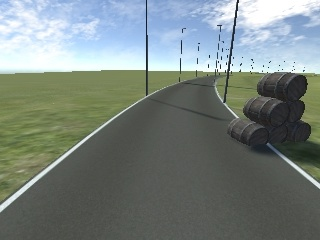
#> input picture darkflow-master/train/Img/3.png, 320 x 240 px, found by its file name
$ python Thread_color.py   (older library calls are emulated)
#> lines starting #> are read from the running program, lines starting #| are printed output that depends on the picture; after the words box and inside, x2 and y2 are one past the last pixel; in counts of white or black regions, pixels touching at a corner belong together
### phuong/python/roi_lane.py
import cv2
import numpy as np
# top right, bot righ, bot left, top left
def perspective_transform(img):
    imshape = img.shape
    #print (imshape)

    src = np.float32(
        [[0, 210],   #botton left
        [320, 210],  #botton right
        [122, 107],  #top left
        [200, 107]]) #top right
    dst = np.float32(
        [[100, 240],
        [220, 240],
        [100, 0],
        [220, 0]])
    #print ('dst : %s'%(dst))
    M = cv2.getPerspectiveTransform(src, dst)
    #Minv = cv2.getPerspectiveTransform(dst, src)
    img_size = (imshape[1], imshape[0])
    perspective_img = cv2.warpPerspective(img, M, img_size, flags = cv2.INTER_LINEAR)
    return perspective_img
# [30 lines left out: functions region_of_interest, main, not called in this run]
#main()

### phuong/python/sliding_windown.py
import cv2
import numpy as np
import matplotlib.pyplot as plt
import math
from global_lane import *
# [5 lines of commented-out code are left out]
def sliding_window(binary_warped):
    histogram = np.sum(binary_warped[int(binary_warped.shape[0]*0.5):,:], axis=0)
    # [4 lines of commented-out code are left out]
    midpoint = np.int(histogram.shape[0]/2)
    #print midpoint
    #print histogram.shape
    leftx_base = np.argmax(histogram[:midpoint])
    rightx_base = np.argmax(histogram[midpoint:]) + midpoint
    # [4 lines of commented-out code are left out]
    nwindows = 9
    # Set height of windows
    window_height = np.int(binary_warped.shape[0]/nwindows)
    # Identify the x and y positions of all nonzero pixels in the image
    nonzero = binary_warped.nonzero()
    nonzeroy = np.array(nonzero[0])
    nonzerox = np.array(nonzero[1])
    # Current positions to be updated for each window
    leftx_current = leftx_base
    rightx_current = rightx_base
    #print ('left: %d', leftx_current)
    #print ('right %d', rightx_current)

    # Set the width of the windows +/- margin
    margin = 30
    # Set minimum number of pixels found to recenter window
    minpix = 30
    # Create empty lists to receive left and right lane pixel indices
    left_lane_inds = []
    right_lane_inds = []
    # Step through the windows one by one
    for window in range(nwindows):
        # Identify window boundaries in x and y (and right and left)
        win_y_low = binary_warped.shape[0] - (window+1)*window_height
        win_y_high = binary_warped.shape[0] - window*window_height
        win_xleft_low = leftx_current - margin
        win_xleft_high = leftx_current + margin
        win_xright_low = rightx_current - margin
        win_xright_high = rightx_current + margin
        # [6 lines of commented-out code are left out]
        good_left_inds = ((nonzeroy >= win_y_low) & (nonzeroy < win_y_high) & (nonzerox >= win_xleft_low) & (nonzerox < win_xleft_high)).nonzero()[0]
        good_right_inds = ((nonzeroy >= win_y_low) & (nonzeroy < win_y_high) & (nonzerox >= win_xright_low) & (nonzerox < win_xright_high)).nonzero()[0]
        #Append these indices to the lists
        left_lane_inds.append(good_left_inds)
        right_lane_inds.append(good_right_inds)
        # If you found > minpix pixels, recenter next window on their mean position
        # cal adventage lane x
        if len(good_left_inds) > minpix:
            leftx_current = np.int(np.mean(nonzerox[good_left_inds]))
            #print leftx_current
        if len(good_right_inds) > minpix:
            rightx_current = np.int(np.mean(nonzerox[good_right_inds]))
    # Concatenate the arrays of indices
    # noi cac mang lai voi nhau
    #print len(left_lane_inds)
    left_lane_inds = np.concatenate(left_lane_inds)
    right_lane_inds = np.concatenate(right_lane_inds)
    #print len(left_lane_inds)
    # Extract left and right line pixel positions
    leftx = nonzerox[left_lane_inds]
    lefty = nonzeroy[left_lane_inds]
    rightx = nonzerox[right_lane_inds]
    righty = nonzeroy[right_lane_inds]
    if (leftx.size < 20  ):
        left_lane.detected = False
        #print ("Left lane deteceted - False")
    else:
        left_lane.detected = True
        #print ("Left lane detected - true")
    if (rightx.size < 20  ):
        right_lane.detected = False
        #print ("Right lane detected False")
    else:
        right_lane.detected = True
        #print ("Right lane detected True")
    if left_lane.detected == True:
        left_fit = np.polyfit(lefty, leftx, 2)
        left_lane.best_fit = np.vstack([left_lane.best_fit,left_fit])
        left_lane.best_fit[0] = left_fit
        left_lane.best_fit = np.average(left_lane.best_fit[-left_lane.smoothen_nframes:], axis = 0)
    else:
        left_fit = left_lane.best_fit
    if right_lane.detected == True:
        # Fit a second order polynomial to each
        right_fit = np.polyfit(righty, rightx, 2)
        right_lane.best_fit = np.vstack([right_lane.best_fit,right_fit])
        right_lane.best_fit[0] = right_fit
        right_lane.best_fit = np.average(right_lane.best_fit[-right_lane.smoothen_nframes:], axis = 0)

    else:
        right_fit = right_lane.best_fit


    # [4 lines of commented-out code are left out]
    temp= 10;
    xleft = left_fit[0]*temp**2 + left_fit[1]*temp + left_fit[2]
    xright = right_fit[0]*temp**2 + right_fit[1]*temp + right_fit[2]

    if left_lane.detected == True & right_lane.detected == True:
        xcenter=(xleft+xright)/2
        angle= Angle(xcenter,temp)
    elif left_lane.detected == True:
        xcenter=xleft+30
        angle= Angle(xcenter,temp)
    else:
        xcenter=xright-30
        angle= Angle(xcenter,temp)
    #print ("lane center %d", (xcenter))
    #print ("lane left %d",( xleft))
    #print ("lane right %d" ,(xright))
    left_lane.detected == False
    right_lane.detected == False
    cv2.imshow('sliding',binary_warped)
    return left_fit,right_fit,left_lane_inds, right_lane_inds,angle
# [49 lines left out: function poly_fit, not called in this run]
def Angle(xcenter,y):

    Point_Center.x=xcenter
    Point_Center.y=y
    Point_xe.x=160
    Point_xe.y=239
    if (Point_Center.x == Point_xe.x):
        return 0
    if (Point_xe.y == Point_Center.y) :
        if(Point_Center.x < Point_xe.x):
            return -70
        else:
            return 70
    pi = math.acos(-1.0)
    dx = Point_Center.x - Point_xe.x;
    if abs(dx) < 10:
        return 0;
    dy = Point_xe.y - Point_Center.y;
    if (dx < 0):
        return -(math.atan(-dx / dy)) * (180 / pi);
    return math.atan(dx / dy) * (180 / pi);

# [8 lines of commented-out code are left out]

### phuong/python/global_lane.py
import numpy as np
global left_lane
global right_lane
global Point_Center
global Point_xe
# Define a class to receive the characteristics of each line detection
class Line():
    def __init__(self):
        # was the line detected in the last iteration?
        self.detected = False
         # x values of the last n fits of the line
        self.recent_xfitted = []
        #average x values of the fitted line over the last n iterations
        self.bestx = np.zeros(480)
         #polynomial coefficients averaged over the last n iterations
        self.best_fit = np.zeros(3)
        #polynomial coefficients for the most recent fit
        self.current_fit = [np.array([False])]
        #radius of curvature of the line in some units
        self.radius_of_curvature = np.zeros(1)
        #distance in meters of vehicle center from the line
        self.line_base_pos = np.zeros(1)
        #difference in fit coefficients between last and new fits
        self.diffs = np.array([0,0,0], dtype='float')
        #x values for detected line pixels
        self.allx = None
        #y values for detected line pixels
        self.ally = None
        #smoothen the n frames
        self.smoothen_nframes = 10
        #first frame
        self.first_frame = True
class Point:
    """ Point class represents and manipulates x,y coords. """
    def __init__(self, x=0, y=0):
        """ Create a new point at x, y """
        self.x = x
        self.y = y
left_lane = Line()
right_lane = Line()
Point_Center= Point()
Point_xe= Point()

### phuong/python/Thread_color.py
import cv2
import numpy as np
import time
from sliding_windown import *
from roi_lane import *
import time
t= time.time()
#print (img.shape)
img = cv2.imread ("3.png")
#> img is the input picture: shape (240, 320, 3); mean B, G, R 127.4, 131, 120.7
img = cv2.blur(img,(4,4))
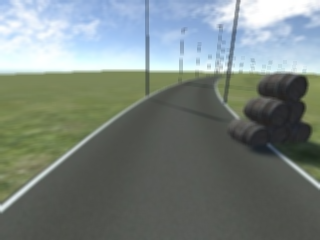
#> img: shape (240, 320, 3); mean B, G, R 127.9, 131.4, 121
img_HSV = cv2.cvtColor(img,cv2.COLOR_RGB2HSV)
#> img_HSV: shape (240, 320, 3); mean H, S, V 56.1, 39.7, 138.5
low_threshold= (0,0,171)
high_threshold= (180,20,255)
frame_threshold = cv2.inRange(img_HSV,low_threshold,high_threshold)
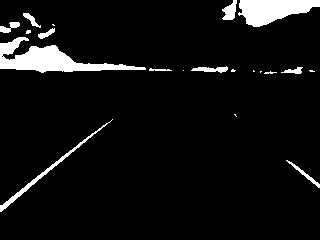
#> frame_threshold: shape (240, 320); 6.4% white; 20 white regions (8 under 20 px), largest, box (x1, y1, x2, y2) and area: (0, 37, 146, 73) 2044, (238, 0, 320, 27) 1426, (0, 119, 113, 212) 473
#cv2.namedWindow('frame_threshold', cv2.WINDOW_NORMAL)
cv2.imshow('source',img)
cv2.imshow('lay nguong',frame_threshold)
# [5 lines of commented-out code are left out]
img_transform = perspective_transform(frame_threshold)
#> in perspective_transform, `perspective_img = cv2.warpPerspective(img, M, img_size, flags = cv2.IN..`:
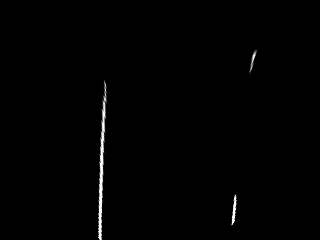
#> perspective_img: shape (240, 320); min 0, max 255, mean 1.8
#cv2.imshow('img_roi', img_roi)
#img_cut = img_transform[int(imshape[0]*0.5):imshape[0],0:imshape[1]]
ret,img_binary = cv2.threshold(img_transform,100,255,cv2.THRESH_BINARY)
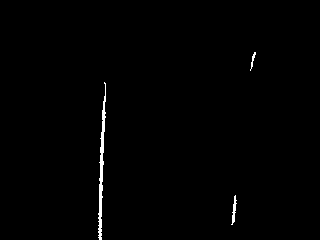
#> img_binary: shape (240, 320); 0.75% white; 3 white regions, box (x1, y1, x2, y2) and area: (98, 82, 106, 240) 463, (231, 195, 237, 225) 76, (250, 52, 256, 71) 36
#cv2.imwrite('a.png',img_cut)
cv2.imshow('cut',img_transform)
#cv2.imshow('transform',img_transform)
left_fit,right_fit,left_lane_inds, right_lane_inds = sliding_window(img_binary)
#> in sliding_window, `histogram = np.sum(binary_warped[int(binary_warped.shape[0]*0.5):,:], ..`: histogram = 320 values, max 26265 at index 101, min 0 at index 0, mean 367.4
#> in sliding_window, `leftx_base = np.argmax(histogram[:midpoint])`: leftx_base = 101
#> in sliding_window, `rightx_base = np.argmax(histogram[midpoint:]) + midpoint`: rightx_base = 234
#> in sliding_window, `nonzero = binary_warped.nonzero()`: nonzero = 575 positions, rows 52 to 239, columns 98 to 255
#> in sliding_window, `nonzeroy = np.array(nonzero[0])`: nonzeroy = 575 values from 52 to 239
#> in sliding_window, `nonzerox = np.array(nonzero[1])`: nonzerox = 575 values, max 255 at index 1, min 98 at index 457, mean 128.3
#> in sliding_window, `leftx_current = leftx_base`: leftx_current = 101
#> in sliding_window, `rightx_current = rightx_base`: rightx_current = 234
#> the loop in sliding_window, `for window in range(nwindows):` made 9 passes
#> (win_xleft_low, win_xleft_high, leftx_current, rightx_current) on pass 2: (69, 129, 100, 234)
#> (win_xleft_low, win_xleft_high, leftx_current) on passes 1, 3, 4, 5, 6: (71, 131, 99), (70, 130, 100), (70, 130, 101), (71, 131, 102), (72, 132, 104)
#> after the loop in sliding_window, `for window in range(nwindows):`: left_lane_inds = 9 items
#> in sliding_window, `left_lane_inds = np.concatenate(left_lane_inds)`: left_lane_inds = 463 values, max 574 at index 83, min 36 at index 460, mean 282.3
#> in sliding_window, `right_lane_inds = np.concatenate(right_lane_inds)`: right_lane_inds = 112 values, max 525 at index 27, min 0 at index 97, mean 306.3
#> in sliding_window, `leftx = nonzerox[left_lane_inds]`: leftx = 463 values, max 105 at index 347, min 98 at index 0, mean 101.3
#> in sliding_window, `lefty = nonzeroy[left_lane_inds]`: lefty = 463 values, max 239 at index 81, min 82 at index 460, mean 167.4
#> in sliding_window, `rightx = nonzerox[right_lane_inds]`: rightx = 112 values, max 255 at index 98, min 231 at index 26, mean 239.7
#> in sliding_window, `righty = nonzeroy[right_lane_inds]`: righty = 112 values, max 224 at index 26, min 52 at index 97, mean 161.6
#> in sliding_window, `left_fit = np.polyfit(lefty, leftx, 2)`: left_fit = [0.000193, -0.0979, 112]
#> in sliding_window, `left_lane.best_fit = np.vstack([left_lane.best_fit,left_fit])`: left_lane.best_fit = [[0, 0, 0], [0.000193, -0.0979, 112]]
#> in sliding_window, `left_lane.best_fit = np.average(left_lane.best_fit[-left_lane.smoothen..`: left_lane.best_fit = [0.000193, -0.0979, 112]
#> in sliding_window, `right_fit = np.polyfit(righty, rightx, 2)`: right_fit = [0.000296, -0.205, 263.7]
#> in sliding_window, `right_lane.best_fit = np.vstack([right_lane.best_fit,right_fit])`: right_lane.best_fit = [[0, 0, 0], [0.000296, -0.205, 263.7]]
#> in sliding_window, `right_lane.best_fit = np.average(right_lane.best_fit[-right_lane.smoot..`: right_lane.best_fit = [0.000296, -0.205, 263.7]
#> in sliding_window, `xleft = left_fit[0]*temp**2 + left_fit[1]*temp + left_fit[2]`: xleft = 111
#> in sliding_window, `xright = right_fit[0]*temp**2 + right_fit[1]*temp + right_fit[2]`: xright = 261.7
#> in sliding_window, `xcenter=(xleft+xright)/2`: xcenter = 186.3
#> in sliding_window, `angle= Angle(xcenter,temp)`: angle = 6.56
#> (the run stopped early here; a loop or call above may not have finished)

$ run again, with darkflow-master/train/Img/1.png copied over darkflow-master/train/Img/3.png
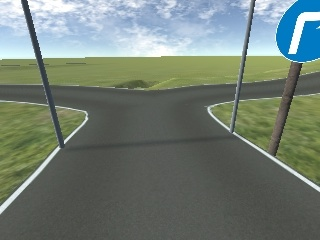
#> input picture darkflow-master/train/Img/1.png, 320 x 240 px, found by its file name
#> img is the input picture: shape (240, 320, 3); mean B, G, R 116.8, 125.6, 113.7
#> img_HSV: shape (240, 320, 3); mean H, S, V 61, 46, 131.6
#> `frame_threshold = cv2.inRange(img_HSV,low_threshold,high_threshold)`:
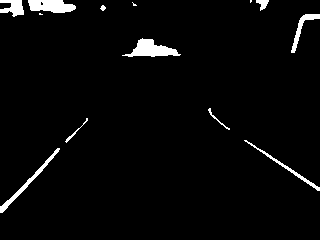
#> frame_threshold: shape (240, 320); 3.1% white; 13 white regions (3 under 20 px), largest, box (x1, y1, x2, y2) and area: (122, 38, 181, 57) 558, (28, 0, 76, 13) 480, (0, 148, 60, 213) 352
#> `ret,img_binary = cv2.threshold(img_transform,100,255,cv2.THRESH_BINARY)`:
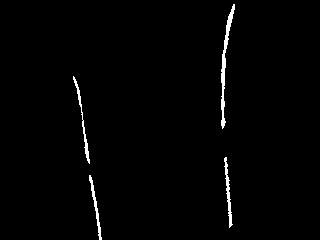
#> img_binary: shape (240, 320); 1.3% white; 4 white regions, box (x1, y1, x2, y2) and area: (221, 4, 235, 129) 422, (224, 157, 233, 228) 208, (73, 76, 90, 164) 201, (89, 175, 102, 240) 182
#> histogram = 320 values, max 10455 at index 229, min 0 at index 0, mean 423.1
#> leftx_base = 98
#> rightx_base = 229
#> nonzero = 1013 positions, rows 4 to 239, columns 73 to 234
#> nonzeroy = 1013 values from 4 to 239
#> nonzerox = 1013 values, max 234 at index 1, min 73 at index 264, mean 173.9
#> in sliding_window, `leftx_current = leftx_base`: leftx_current = 98
#> in sliding_window, `rightx_current = rightx_base`: rightx_current = 229
#> the loop in sliding_window, `for window in range(nwindows):` made 9 passes
#> (win_xleft_low, win_xleft_high, win_xright_low, win_xright_high, leftx_current, rightx_current) on passes 1, 2, 3, 5, 6: (68, 128, 199, 259, 98, 229), (68, 128, 199, 259, 94, 228), (64, 124, 198, 258, 90, 226), (56, 116, 196, 256, 82, 222), (52, 112, 192, 252, 78, 222)
#> after the loop in sliding_window, `for window in range(nwindows):`: left_lane_inds = 9 items
#> in sliding_window, `left_lane_inds = np.concatenate(left_lane_inds)`: left_lane_inds = 383 values, max 1012 at index 71, min 264 at index 365, mean 656.4
#> in sliding_window, `right_lane_inds = np.concatenate(right_lane_inds)`: right_lane_inds = 626 values, max 978 at index 40, min 4 at index 520, mean 417.2
#> leftx = 383 values, max 101 at index 65, min 73 at index 365, mean 88.36
#> lefty = 383 values, max 239 at index 69, min 76 at index 365, mean 161.9
#> rightx = 626 values, max 234 at index 522, min 221 at index 230, mean 225.9
#> righty = 626 values, max 227 at index 40, min 6 at index 520, mean 106.1
#> left_fit = [-1.15e-06, 0.155, 63.32]
#> in sliding_window, `left_lane.best_fit = np.vstack([left_lane.best_fit,left_fit])`: left_lane.best_fit = [[0, 0, 0], [-1.15e-06, 0.155, 63.32]]
#> in sliding_window, `left_lane.best_fit = np.average(left_lane.best_fit[-left_lane.smoothen..`: left_lane.best_fit = [-1.15e-06, 0.155, 63.32]
#> right_fit = [0.000779, -0.175, 232]
#> in sliding_window, `right_lane.best_fit = np.vstack([right_lane.best_fit,right_fit])`: right_lane.best_fit = [[0, 0, 0], [0.000779, -0.175, 232]]
#> in sliding_window, `right_lane.best_fit = np.average(right_lane.best_fit[-right_lane.smoot..`: right_lane.best_fit = [0.000779, -0.175, 232]
#> xleft = 64.87
#> xright = 230.4
#> xcenter = 147.6
#> angle = -3.09

$ run again, with darkflow-master/train/Img/10.png copied over darkflow-master/train/Img/3.png
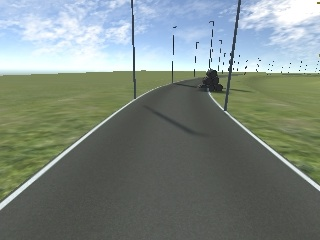
#> input picture darkflow-master/train/Img/10.png, 320 x 240 px, found by its file name
#> img is the input picture: shape (240, 320, 3); mean B, G, R 130, 136.1, 124.8
#> img_HSV: shape (240, 320, 3); mean H, S, V 58, 43.7, 143.6
#> `frame_threshold = cv2.inRange(img_HSV,low_threshold,high_threshold)`:
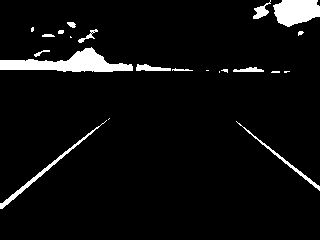
#> frame_threshold: shape (240, 320); 5.2% white; 22 white regions (8 under 20 px), largest, box (x1, y1, x2, y2) and area: (0, 47, 133, 72) 1587, (273, 0, 320, 27) 966, (0, 120, 107, 209) 443
#> `ret,img_binary = cv2.threshold(img_transform,100,255,cv2.THRESH_BINARY)`:
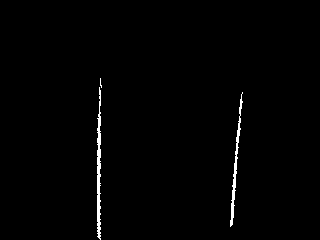
#> img_binary: shape (240, 320); 1% white; 3 white regions (1 under 20 px), largest, box (x1, y1, x2, y2) and area: (97, 87, 101, 240) 443, (230, 92, 243, 227) 338
#> histogram = 320 values, max 30345 at index 99, min 0 at index 0, mean 537.1
#> leftx_base = 99
#> rightx_base = 233
#> nonzero = 792 positions, rows 78 to 239, columns 97 to 242
#> nonzeroy = 792 values from 78 to 239
#> nonzerox = 792 values, max 242 at index 20, min 97 at index 107, mean 157
#> in sliding_window, `leftx_current = leftx_base`: leftx_current = 99
#> in sliding_window, `rightx_current = rightx_base`: rightx_current = 233
#> the loop in sliding_window, `for window in range(nwindows):` made 9 passes
#> (win_xleft_low, win_xleft_high, win_xright_low, win_xright_high, leftx_current, rightx_current) on passes 1 to 6: (69, 129, 203, 263, 98, 231), (68, 128, 201, 261, 98, 232), (68, 128, 202, 262, 98, 234), (68, 128, 204, 264, 98, 236), (68, 128, 206, 266, 98, 238), (68, 128, 208, 268, 99, 240)
#> after the loop in sliding_window, `for window in range(nwindows):`: left_lane_inds = 9 items
#> in sliding_window, `left_lane_inds = np.concatenate(left_lane_inds)`: left_lane_inds = 454 values, max 791 at index 79, min 0 at index 448, mean 402.2
#> in sliding_window, `right_lane_inds = np.concatenate(right_lane_inds)`: right_lane_inds = 338 values, max 753 at index 33, min 20 at index 305, mean 386.5
#> leftx = 454 values, max 101 at index 409, min 97 at index 0, mean 98.56
#> lefty = 454 values, max 239 at index 79, min 78 at index 448, mean 167.4
#> rightx = 338 values, max 242 at index 305, min 230 at index 16, mean 235.4
#> righty = 338 values, max 226 at index 33, min 92 at index 305, mean 164.6
#> left_fit = [0.000163, -0.061, 103.9]
#> in sliding_window, `left_lane.best_fit = np.vstack([left_lane.best_fit,left_fit])`: left_lane.best_fit = [[0, 0, 0], [0.000163, -0.061, 103.9]]
#> in sliding_window, `left_lane.best_fit = np.average(left_lane.best_fit[-left_lane.smoothen..`: left_lane.best_fit = [0.000163, -0.061, 103.9]
#> right_fit = [0.000143, -0.125, 252]
#> in sliding_window, `right_lane.best_fit = np.vstack([right_lane.best_fit,right_fit])`: right_lane.best_fit = [[0, 0, 0], [0.000143, -0.125, 252]]
#> in sliding_window, `right_lane.best_fit = np.average(right_lane.best_fit[-right_lane.smoot..`: right_lane.best_fit = [0.000143, -0.125, 252]
#> xleft = 103.3
#> xright = 250.7
#> xcenter = 177
#> angle = 4.25

$ run again, with darkflow-master/train/Img/11.png copied over darkflow-master/train/Img/3.png
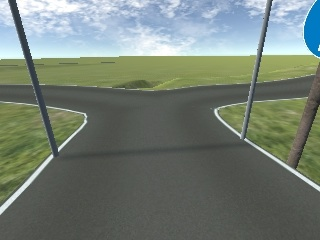
#> input picture darkflow-master/train/Img/11.png, 320 x 240 px, found by its file name
#> img is the input picture: shape (240, 320, 3); mean B, G, R 116.9, 126.1, 115.7
#> img_HSV: shape (240, 320, 3); mean H, S, V 61, 42.8, 131.5
#> `frame_threshold = cv2.inRange(img_HSV,low_threshold,high_threshold)`:
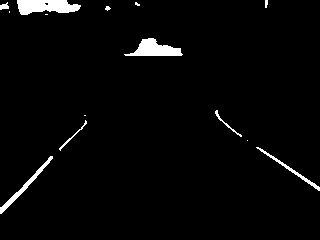
#> frame_threshold: shape (240, 320); 2.7% white; 14 white regions (6 under 20 px), largest, box (x1, y1, x2, y2) and area: (17, 0, 81, 15) 706, (124, 38, 183, 56) 589, (0, 156, 53, 214) 330
#> `ret,img_binary = cv2.threshold(img_transform,100,255,cv2.THRESH_BINARY)`:
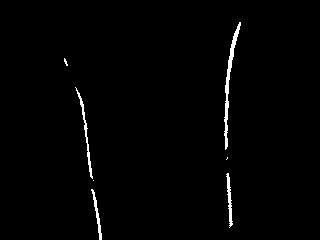
#> img_binary: shape (240, 320); 1.3% white; 7 white regions (3 under 20 px), largest, box (x1, y1, x2, y2) and area: (224, 22, 241, 150) 431, (75, 87, 93, 179) 210, (226, 173, 233, 228) 165, (91, 189, 102, 240) 144
#> histogram = 320 values, max 12240 at index 229, min 0 at index 0, mean 421.5
#> leftx_base = 99
#> rightx_base = 229
#> nonzero = 970 positions, rows 22 to 239, columns 64 to 240
#> nonzeroy = 970 values from 22 to 239
#> nonzerox = 970 values, max 240 at index 1, min 64 at index 139, mean 175.5
#> in sliding_window, `leftx_current = leftx_base`: leftx_current = 99
#> in sliding_window, `rightx_current = rightx_base`: rightx_current = 229
#> the loop in sliding_window, `for window in range(nwindows):` made 9 passes
#> (win_xleft_low, win_xleft_high, win_xright_low, win_xright_high, leftx_current, rightx_current) on passes 1 to 6: (69, 129, 199, 259, 98, 230), (68, 128, 200, 260, 94, 229), (64, 124, 199, 259, 90, 227), (60, 120, 197, 257, 87, 225), (57, 117, 195, 255, 84, 225), (54, 114, 195, 255, 80, 226)
#> after the loop in sliding_window, `for window in range(nwindows):`: left_lane_inds = 9 items
#> in sliding_window, `left_lane_inds = np.concatenate(left_lane_inds)`: left_lane_inds = 371 values, max 969 at index 76, min 139 at index 355, mean 619
#> in sliding_window, `right_lane_inds = np.concatenate(right_lane_inds)`: right_lane_inds = 599 values, max 933 at index 38, min 0 at index 569, mean 401.2
#> leftx = 371 values, max 101 at index 58, min 64 at index 355, mean 88.89
#> lefty = 371 values, max 239 at index 74, min 58 at index 355, mean 161.8
#> rightx = 599 values, max 240 at index 570, min 224 at index 225, mean 229.2
#> righty = 599 values, max 227 at index 38, min 22 at index 569, mean 114.1
#> left_fit = [-0.000548, 0.333, 50.79]
#> in sliding_window, `left_lane.best_fit = np.vstack([left_lane.best_fit,left_fit])`: left_lane.best_fit = [[0, 0, 0], [-0.000548, 0.333, 50.79]]
#> in sliding_window, `left_lane.best_fit = np.average(left_lane.best_fit[-left_lane.smoothen..`: left_lane.best_fit = [-0.000548, 0.333, 50.79]
#> right_fit = [0.000918, -0.252, 242.5]
#> in sliding_window, `right_lane.best_fit = np.vstack([right_lane.best_fit,right_fit])`: right_lane.best_fit = [[0, 0, 0], [0.000918, -0.252, 242.5]]
#> in sliding_window, `right_lane.best_fit = np.average(right_lane.best_fit[-right_lane.smoot..`: right_lane.best_fit = [0.000918, -0.252, 242.5]
#> xleft = 54.06
#> xright = 240.1
#> xcenter = 147.1
#> angle = -3.23
